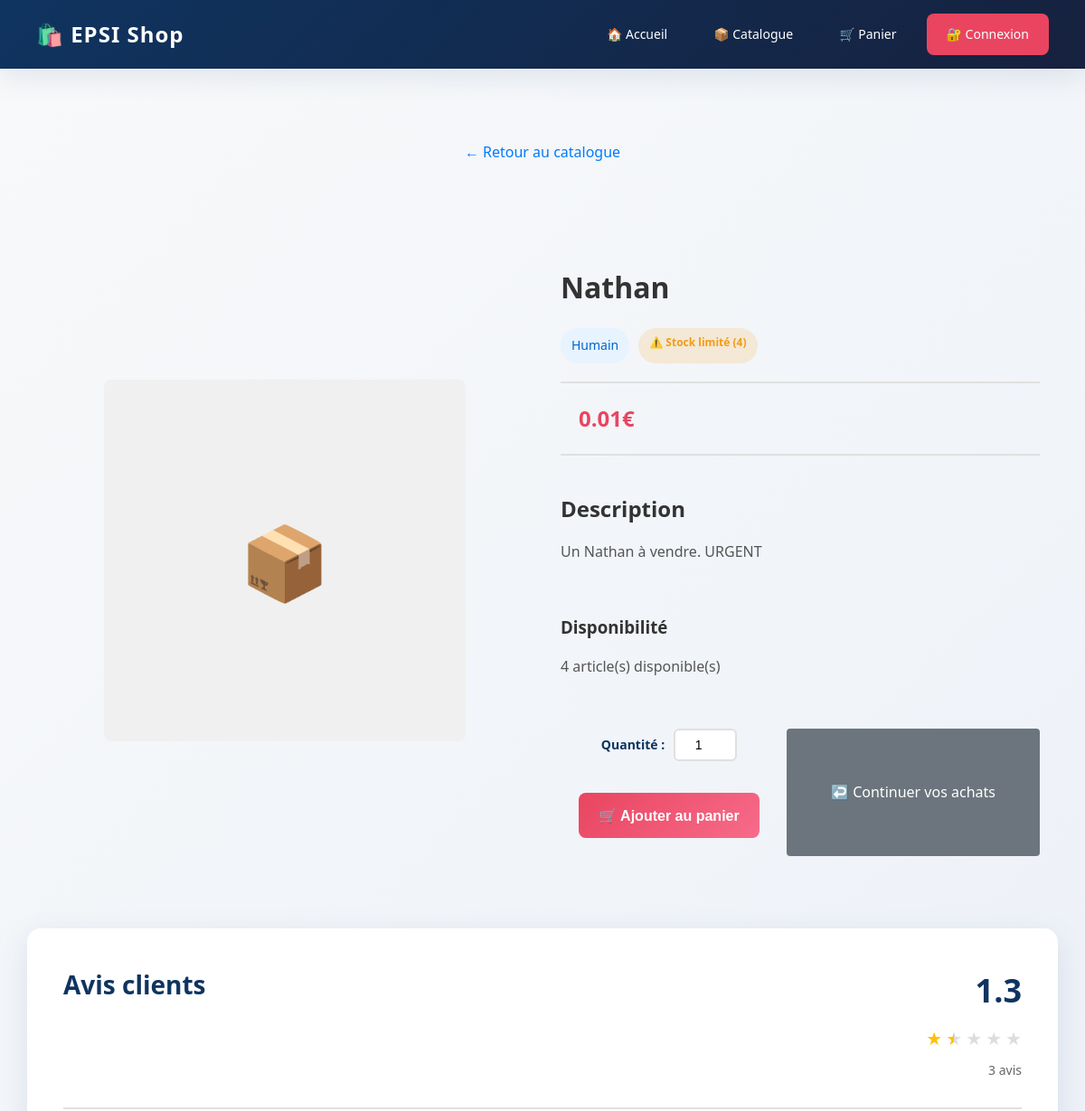
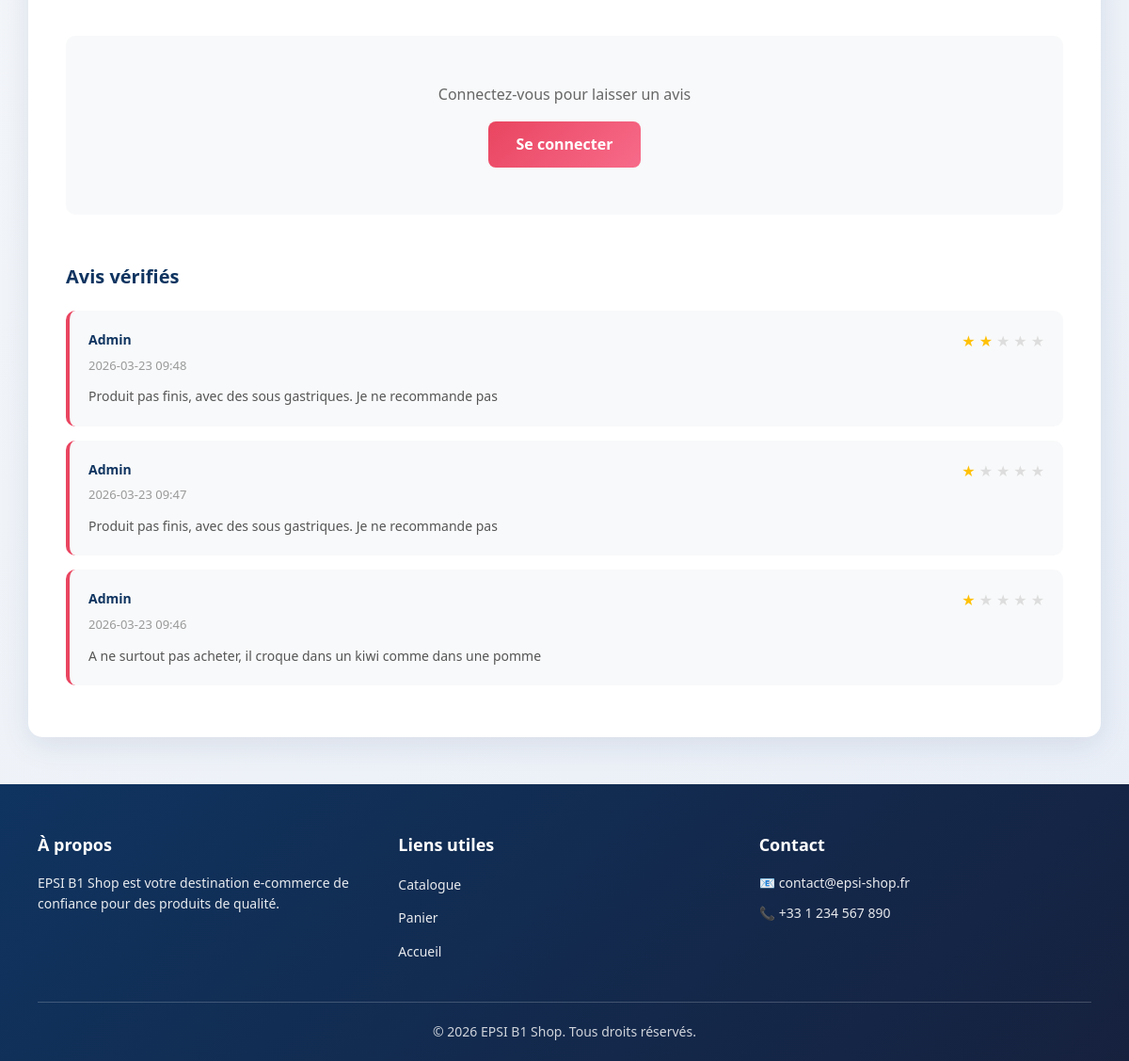
Page /produit/3 on the committed database (2 pictures, top to bottom).
### tables this page shows
CREATE TABLE produits (
                id INTEGER PRIMARY KEY AUTOINCREMENT,
                nom TEXT NOT NULL,
                prix REAL NOT NULL,
                description TEXT,
                categorie TEXT,
                stock INTEGER DEFAULT 10
            );

CREATE TABLE avis (
                    id INTEGER PRIMARY KEY AUTOINCREMENT,
                    produit_id INTEGER NOT NULL,
                    utilisateur_id INTEGER,
                    utilisateur_nom TEXT,
                    note INTEGER NOT NULL,
                    commentaire TEXT,
                    date TEXT,
                    FOREIGN KEY (produit_id) REFERENCES produits(id),
                    FOREIGN KEY (utilisateur_id) REFERENCES utilisateurs(id)
                );

### app.py (the view)
@app.route('/produit/<int:produit_id>')
def produit(produit_id):
    produit = db.get_produit(produit_id)
    if not produit:
        return redirect('/catalogue')
    avis = db.get_avis_produit(produit_id)
    moyenne_note = db.get_moyenne_note_produit(produit_id)
    nombre_avis = db.get_nombre_avis_produit(produit_id)
    return render_template('produit.html', produit=produit, avis=avis, moyenne_note=moyenne_note, nombre_avis=nombre_avis)

### database.py (called while the page is built)
    def get_connexion(self):
        conn = sqlite3.connect(self.dbname, timeout=10)
        conn.row_factory = sqlite3.Row
        conn.execute('PRAGMA journal_mode=WAL')
        return conn

    def get_produit(self, id):
        conn = self.get_connexion()
        try:
            produit = conn.execute('SELECT * FROM produits WHERE id=?', (id,)).fetchone()
        finally:
            conn.close()
        return produit

    def get_avis_produit(self, produit_id):
        conn = self.get_connexion()
        try:
            avis = conn.execute(
                'SELECT * FROM avis WHERE produit_id=? ORDER BY date DESC',
                (produit_id,)
            ).fetchall()
        finally:
            conn.close()
        return avis

    def get_moyenne_note_produit(self, produit_id):
        conn = self.get_connexion()
        try:
            result = conn.execute(
                'SELECT AVG(note) as moyenne FROM avis WHERE produit_id=?',
                (produit_id,)
            ).fetchone()
            moyenne = result['moyenne'] if result['moyenne'] else 0
        finally:
            conn.close()
        return round(moyenne, 1)

    def get_nombre_avis_produit(self, produit_id):
        conn = self.get_connexion()
        try:
            result = conn.execute(
                'SELECT COUNT(*) as nombre FROM avis WHERE produit_id=?',
                (produit_id,)
            ).fetchone()
            nombre = result['nombre']
        finally:
            conn.close()
        return nombre

### templates/produit.html
{% extends 'base.html' %}
{% block content %}
<div class="page-header">
    <a href="/catalogue" class="back-link">← Retour au catalogue</a>
</div>
<div class="produit-detail">
    <div class="product-detail-container">
        <div class="product-image">
            <div class="image-placeholder">
                📦
            </div>
        </div>
        <div class="product-details">
            <h1>{{ produit.nom }}</h1>
            <div class="product-meta">
                <span class="categorie-badge">{{ produit.categorie }}</span>
                <span class="stock-badge {% if produit.stock > 10 %}in-stock{% elif produit.stock > 0 %}low-stock{% else %}out-stock{% endif %}">
                    {% if produit.stock > 10 %}
                        ✅ En stock
                    {% elif produit.stock > 0 %}
                        ⚠️ Stock limité ({{ produit.stock }})
                    {% else %}
                        ❌ Rupture de stock
                    {% endif %}
                </span>
            </div>
            <div class="price-section">
                <p class="product-price">{{ produit.prix }}€</p>
            </div>
            <div class="description-section">
                <h2>Description</h2>
                <p>{{ produit.description }}</p>
            </div>
            <div class="stock-section">
                <h3>Disponibilité</h3>
                <p>{{ produit.stock }} article(s) disponible(s)</p>
            </div>
            <div class="action-buttons">
                {% if produit.stock > 0 %}
                    <form method="POST" action="/ajouter_au_panier/{{ produit.id }}" class="add-to-cart-form-detail">
                        <div class="quantity-selector">
                            <label for="qty_produit">Quantité :</label>
                            <input type="number" id="qty_produit" name="quantite" min="1" max="{{ produit.stock }}" value="1" required>
                        </div>
                        <button type="submit" class="btn-add-cart btn-large">🛒 Ajouter au panier</button>
                    </form>
                {% else %}
                    <button class="btn-add-cart btn-large" disabled>
                        ❌ Rupture de stock
                    </button>
                {% endif %}
                <a href="/catalogue" class="btn-product-continue">
                    ↩️ Continuer vos achats
                </a>
            </div>
        </div>
    </div>
</div>
<div class="reviews-section">
    <div class="reviews-header">
        <h2>Avis clients</h2>
        <div class="rating-summary">
            <div class="average-rating">
                <span class="rating-number">{{ moyenne_note }}</span>
                <div class="stars">
                    {% for i in range(5) %}
                        {% if i < moyenne_note|int %}
                            <span class="star filled">★</span>
                        {% elif i < moyenne_note %}
                            <span class="star half">★</span>
                        {% else %}
                            <span class="star empty">★</span>
                        {% endif %}
                    {% endfor %}
                </div>
                <span class="review-count">{{ nombre_avis }} avis</span>
            </div>
        </div>
    </div>
    <div class="add-review-section">
        {% if session.get('user_id') %}
            <h3>Laisser un avis</h3>
            <form method="POST" action="/ajouter_avis/{{ produit.id }}" class="review-form">
                <div class="form-group">
                    <label for="note">Votre note</label>
                    <div class="rating-input">
                        <input type="radio" id="star5" name="note" value="5" required>
                        <label for="star5" class="star-label">★</label>
                        <input type="radio" id="star4" name="note" value="4">
                        <label for="star4" class="star-label">★</label>
                        <input type="radio" id="star3" name="note" value="3">
                        <label for="star3" class="star-label">★</label>
                        <input type="radio" id="star2" name="note" value="2">
                        <label for="star2" class="star-label">★</label>
                        <input type="radio" id="star1" name="note" value="1">
                        <label for="star1" class="star-label">★</label>
                    </div>
                </div>
                <div class="form-group">
                    <label for="commentaire">Votre avis (optionnel)</label>
                    <textarea id="commentaire" name="commentaire" class="review-textarea" placeholder="Partagez votre expérience..."></textarea>
                </div>
                <button type="submit" class="btn-submit-review">Publier mon avis</button>
            </form>
        {% else %}
            <div class="login-prompt">
                <p>Connectez-vous pour laisser un avis</p>
                <a href="/login" class="btn-login">Se connecter</a>
            </div>
        {% endif %}
    </div>
    <div class="reviews-list">
        {% if avis %}
            <h3>Avis vérifiés</h3>
            {% for review in avis %}
                <div class="review-card">
                    <div class="review-header">
                        <div class="reviewer-info">
                            <span class="reviewer-name">{{ review.utilisateur_nom }}</span>
                            <span class="review-date">{{ review.date }}</span>
                        </div>
                        <div class="review-stars">
                            {% for i in range(5) %}
                                {% if i < review.note %}
                                    <span class="star filled">★</span>
                                {% else %}
                                    <span class="star empty">★</span>
                                {% endif %}
                            {% endfor %}
                        </div>
                    </div>
                    {% if review.commentaire %}
                        <p class="review-text">{{ review.commentaire }}</p>
                    {% endif %}
                </div>
            {% endfor %}
        {% else %}
            <p class="no-reviews">Aucun avis pour le moment. Soyez le premier à évaluer ce produit !</p>
        {% endif %}
    </div>
</div>
{% endblock %}

### rows in the picture
produits: nom "Nathan", categorie "Humain", stock "4", prix "0.01", description "Un Nathan à vendre. URGENT"
avis: utilisateur_nom "Admin", date "2026-03-23 09:48", note 2 (drawn), commentaire "Produit pas finis, avec des sous gastriques. Je ne recommande pas"
avis: utilisateur_nom "Admin", date "2026-03-23 09:47", note 1 (drawn), commentaire "Produit pas finis, avec des sous gastriques. Je ne recommande pas"
avis: utilisateur_nom "Admin", date "2026-03-23 09:46", note 1 (drawn), commentaire "A ne surtout pas acheter, il croque dans un kiwi comme dans une pomme"

### other values in the picture
{{ moyenne_note }} "1.3"
{{ nombre_avis }} "3"
